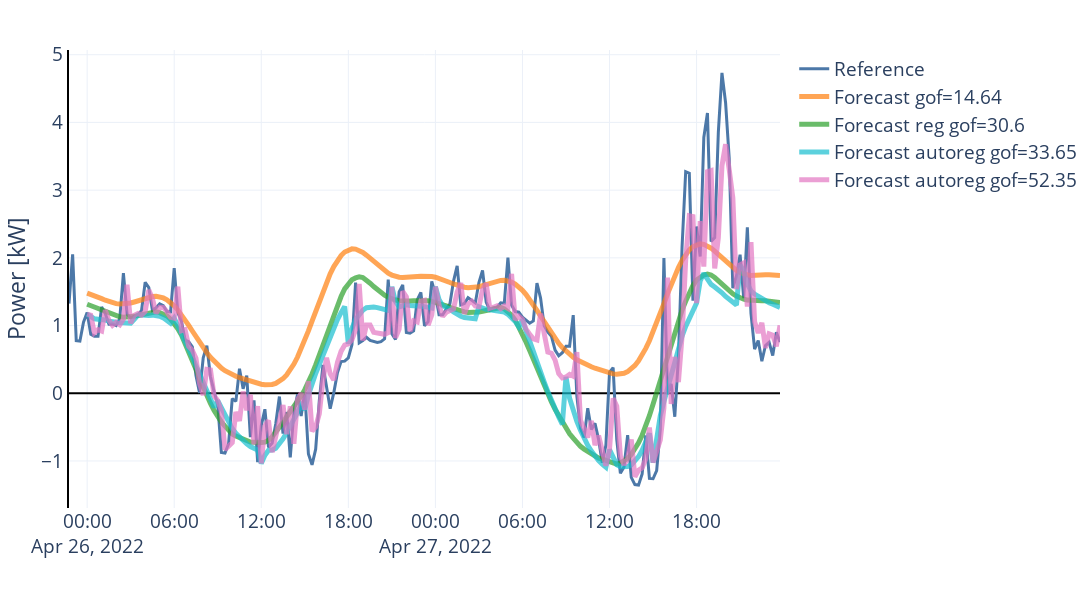

The notebook cell this image was saved under:
### Code cell
import plotly.graph_objects as go
___fig = go.Figure(__fig)

for trace in px.line(results).data:
    ___fig.add_trace(trace)
    ___fig.data[-1].update(name=f"Forecast autoreg gof={np.round(gof, 2)}",
                        line_width=5,
                        legendgroup=4,
                        line_color="rgba(227, 119, 194, 0.7)")

___fig.layout.update(xaxis_tickangle=0)
___fig.show()

### Figure 1 — Plotly figure (JSON) as saved in the notebook; plotly's stock layout.template omitted (floating-point values rounded to 4 significant figures; data arrays with more than 128 entries replaced by an {"elided": "..."} marker saying what was removed)
{"data": [{"hovertemplate": "variable=netload_kw<br>index=%{x}<br>value=%{y}<extra></extra>", "legendgroup": "0", "line": {"color": "#4C78A8", "dash": "solid", "width": 3}, "marker": {"symbol": "circle"}, "mode": "lines", "name": "Reference", "orientation": "v", "showlegend": true, "type": "scatter", "x": {"elided": "197 str values"}, "xaxis": "x", "y": {"elided": "197 float values"}, "yaxis": "y"}, {"hovertemplate": "variable=netload_kw<br>ds=%{x}<br>value=%{y}<extra></extra>", "legendgroup": "1", "line": {"color": "rgba(255, 127, 14, 0.7)", "dash": "solid", "width": 5}, "marker": {"symbol": "circle"}, "mode": "lines", "name": "Forecast gof=14.64", "orientation": "v", "showlegend": true, "type": "scatter", "x": {"elided": "192 str values"}, "xaxis": "x", "y": {"elided": "192 float values"}, "yaxis": "y"}, {"hovertemplate": "variable=netload_kw<br>ds=%{x}<br>value=%{y}<extra></extra>", "legendgroup": "2", "line": {"color": "rgba(44, 160, 44, 0.7)", "dash": "solid", "width": 5}, "marker": {"symbol": "circle"}, "mode": "lines", "name": "Forecast reg gof=30.6", "orientation": "v", "showlegend": true, "type": "scatter", "x": {"elided": "192 str values"}, "xaxis": "x", "y": {"elided": "192 float values"}, "yaxis": "y"}, {"hovertemplate": "variable=netload_kw<br>index=%{x}<br>value=%{y}<extra></extra>", "legendgroup": "3", "line": {"color": "rgba(23, 190, 207, 0.7)", "dash": "solid", "width": 5}, "marker": {"symbol": "circle"}, "mode": "lines", "name": "Forecast autoreg gof=33.65", "orientation": "v", "showlegend": true, "type": "scatter", "x": {"elided": "192 str values"}, "xaxis": "x", "y": {"elided": "192 float values"}, "yaxis": "y"}, {"hovertemplate": "variable=netload_kw<br>index=%{x}<br>value=%{y}<extra></extra>", "legendgroup": "4", "line": {"color": "rgba(227, 119, 194, 0.7)", "dash": "solid", "width": 5}, "marker": {"symbol": "circle"}, "mode": "lines", "name": "Forecast autoreg gof=52.35", "orientation": "v", "showlegend": true, "type": "scatter", "x": {"elided": "192 str values"}, "xaxis": "x", "y": {"elided": "192 float values"}, "yaxis": "y"}], "layout": {"font": {"size": 19}, "height": 600, "legend": {"title": {"text": ""}, "tracegroupgap": 0}, "margin": {"b": 10, "l": 20, "r": 50, "t": 50}, "showlegend": true, "width": 1100, "xaxis": {"anchor": "y", "autorange": true, "domain": [0, 1], "linecolor": "black", "linewidth": 2, "range": ["2022-04-25 22:45", "2022-04-27 23:45"], "showline": false, "tickangle": 0, "title": {"text": ""}, "type": "date", "zerolinecolor": "black", "zerolinewidth": 2}, "yaxis": {"anchor": "x", "autorange": true, "domain": [0, 1], "linecolor": "black", "linewidth": 2, "range": [-1.694, 5.07], "showline": true, "title": {"text": "Power [kW]"}, "type": "linear", "zerolinecolor": "black", "zerolinewidth": 2}}}
